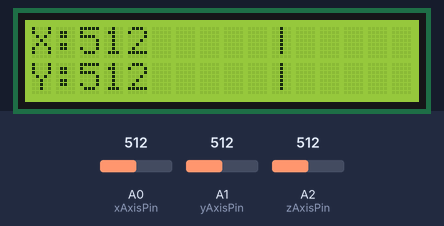
Simulated run of this sketch. Board: Arduino Mega 2560, built with avr-gcc and run on an emulated ATmega2560. On the bench: 16×2 character LCD. The test bench sets the inputs (shaded band); at power-on: A0 (xAxisPin) = 512, A1 (yAxisPin) = 512, A2 (zAxisPin) = 512.

Above: at 4.2 s.
4.3 s: A0 (xAxisPin) set to 716
At 5.0 s:
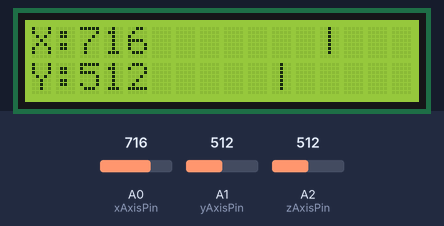
5.8 s: A1 (yAxisPin) set to 11
At 6.9 s:
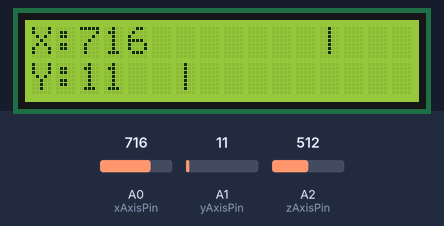
8.8 s: A1 (yAxisPin) set to 8
At 9.6 s:
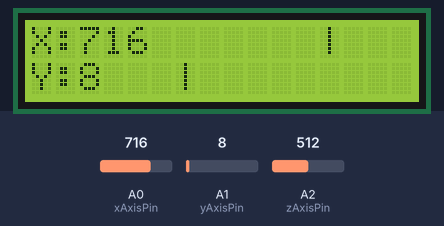
10.4 s: A0 (xAxisPin) set to 900
At 11.5 s:
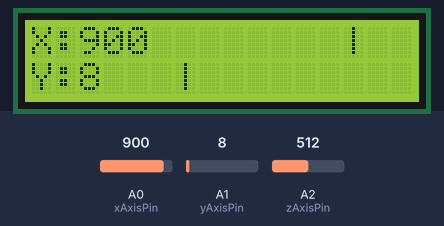
11.9 s: A1 (yAxisPin) set to 0
13.4 s: A0 (xAxisPin) set to 1023
At 13.7 s:
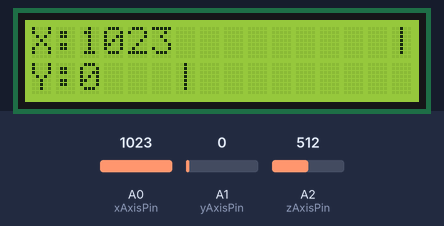
Timing chart, 0 to 15.9 s (numbered marks = the images above; inputs shaded):
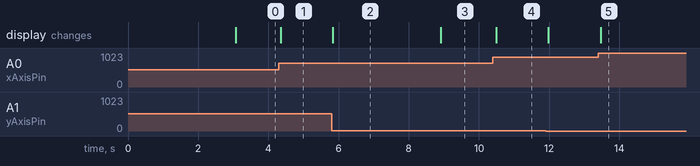

The sketch:

sketch_nov09a.ino
```cpp
#include <LiquidCrystal_I2C.h>
#include <LiquidCrystal.h>

//LiquidCrystal_I2C lcd(0x3f, 16, 2);

// 핀 번호 ( RS, E, DB4, DB5, DB6, DB7 )
LiquidCrystal lcd(44, 45, 46, 47, 48, 49);

const int xAxisPin = A0;
const int yAxisPin = A1;
const int zAxisPin = 2;

void setup() {
  // put your setup code here, to run once:
  lcd.begin(16,2);
  //lcd.write("Hello World!");
  pinMode(zAxisPin, INPUT_PULLUP);

  //lcd.init();
  //lcd.backlight();

  lcd.write("ex 6.5");
  lcd.setCursor(0,1);
  lcd.write("Joystick");
  delay(3000);

  lcd.clear();
  lcd.setCursor(0,0);
  lcd.write("X: ");
  lcd.setCursor(0,1);
  lcd.write("Y: ");
  lcd.setCursor(15,1);
}

void loop() {
  // put your main code here, to run repeatedly:
  int xValue = analogRead(xAxisPin);
  int yValue = analogRead(yAxisPin);
  int zValue = analogRead(zAxisPin);

  int xDisplay = map(xValue, 0, 1023, 6, 15);
  int yDisplay = map(yValue, 0, 1023, 6, 15);

  lcd.setCursor(2,0);
  lcd.print("              ");

  lcd.setCursor(2,0);
  lcd.print(xValue);

  lcd.setCursor(xDisplay, 0);
  lcd.print("|");

  lcd.setCursor(2,1);
  lcd.print("              ");

  lcd.setCursor(2,1);
  lcd.print(yValue);

  lcd.setCursor(yDisplay, 1);
  lcd.write("|");

  if(zValue == LOW) {
    //lcd.noBacklight();
    delay(300);
    //lcd.backlight();
  }
  delay(100);
}
```

Measured:
- after the input at 4.3 s, the display: changes after 0.05 s (image 1)
- after the input at 5.8 s, the display: changes at once (image 2)
- after the input at 8.8 s, the display: changes after 0.11 s (image 3)
- after the input at 10.4 s, the display: changes after 0.10 s (image 4)
- after the input at 13.4 s, the display: changes after 0.06 s (image 5)
